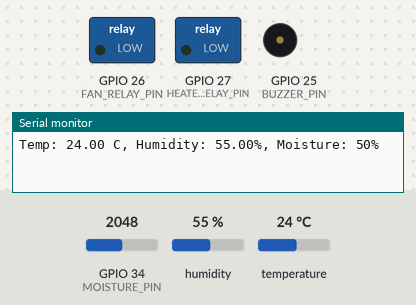
Simulated run of this sketch. Board: ESP32. Shown: switched loads named in the sketch (green lamp = pin HIGH), buzzer (waves = sounding, pin HIGH), the last lines printed to the serial monitor. The test bench sets the inputs (shaded band); at power-on: GPIO 34 (MOISTURE_PIN) = 2048, temperature 24 °C, humidity 55 %. WiFi joins after 1.5 s; servers stay silent unless stated.

Above: at 3.0 s.
3.1 s: GPIO 34 (MOISTURE_PIN) set to 2838
5.8 s: GPIO 34 (MOISTURE_PIN) set to 2942
At 6.2 s:
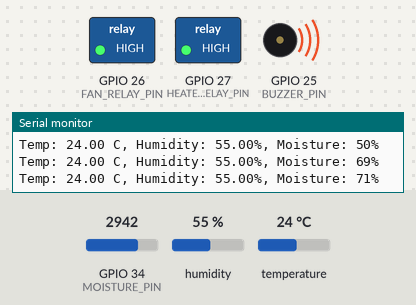
8.5 s: temperature set to 39.4 °C
11.2 s: temperature set to 40.3 °C
At 12.7 s:
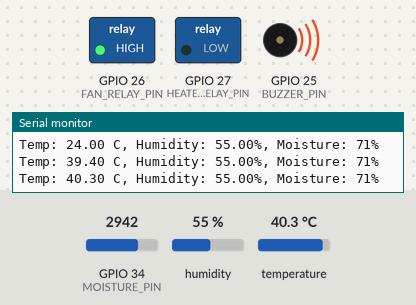
13.9 s: temperature set to 12 °C
At 16.2 s:
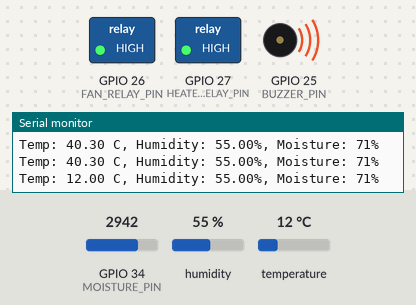
17.3 s: temperature set to 41 °C
At 19.2 s:
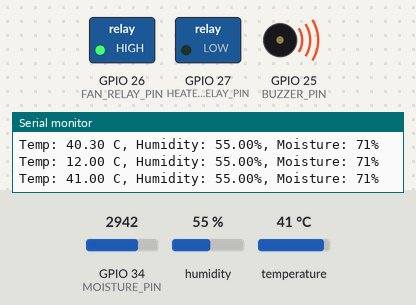
Timing chart, 0 to 20.7 s (numbered marks = the images above; inputs shaded):
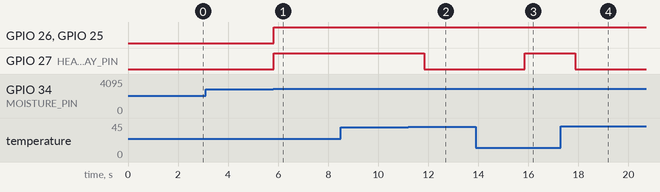

Measured:
- the behaviour switches between 2907 and 2908 on GPIO 34 (MOISTURE_PIN) (found by bisection; images 0 and 1)
- the behaviour switches between 39.9 and 40 °C on temperature (found by bisection; images 1 and 2)
- after the input at 5.8 s, GPIO 26 (FAN_RELAY_PIN), GPIO 27 (HEATER_RELAY_PIN), GPIO 25 (BUZZER_PIN): LOW → HIGH at once
- after the input at 11.2 s, GPIO 27 (HEATER_RELAY_PIN): HIGH → LOW after 0.65 s
- after the input at 13.9 s, GPIO 27 (HEATER_RELAY_PIN): LOW → HIGH after 2.0 s
- after the input at 17.3 s, GPIO 27 (HEATER_RELAY_PIN): HIGH → LOW after 0.57 s

The sketch:

code.ino
```cpp
#include <WiFi.h>
#include <BlynkSimpleEsp32.h>
#include <DHT.h>

// ========== CONFIGURATION ==========
#define DHTPIN 4          // DHT sensor pin
#define DHTTYPE DHT22     // DHT 22 (AM2302)
#define MOISTURE_PIN 34   // Moisture sensor analog pin
#define FAN_RELAY_PIN 26  // Fan relay control
#define HEATER_RELAY_PIN 27 // Heater relay control
#define BUZZER_PIN 25     // Buzzer

#define HUMIDITY_THRESHOLD 70  // Threshold for moisture
#define TEMP_THRESHOLD 40      // Max temp for safety (Celsius)

// Blynk auth token
char auth[] = "YOUR_BLYNK_AUTH_TOKEN";

// WiFi credentials
char ssid[] = "YOUR_WIFI_SSID";
char pass[] = "YOUR_WIFI_PASSWORD";

DHT dht(DHTPIN, DHTTYPE);

bool manualMode = false; // Manual/Automatic control

// ========== BLYNK VIRTUAL PINS ==========
#define VPIN_FAN V1
#define VPIN_HEATER V2
#define VPIN_MODE V3
#define VPIN_STATUS V4

BLYNK_WRITE(VPIN_FAN) {
  if (manualMode) {
    digitalWrite(FAN_RELAY_PIN, param.asInt());
  }
}

BLYNK_WRITE(VPIN_HEATER) {
  if (manualMode) {
    digitalWrite(HEATER_RELAY_PIN, param.asInt());
  }
}

BLYNK_WRITE(VPIN_MODE) {
  manualMode = param.asInt();
}

// ========== SETUP ==========
void setup() {
  Serial.begin(115200);
  dht.begin();

  pinMode(FAN_RELAY_PIN, OUTPUT);
  pinMode(HEATER_RELAY_PIN, OUTPUT);
  pinMode(BUZZER_PIN, OUTPUT);

  digitalWrite(FAN_RELAY_PIN, LOW);
  digitalWrite(HEATER_RELAY_PIN, LOW);
  digitalWrite(BUZZER_PIN, LOW);

  WiFi.begin(ssid, pass);
  Blynk.begin(auth, ssid, pass);
}

// ========== LOOP ==========
void loop() {
  Blynk.run();

  float humidity = dht.readHumidity();
  float temp = dht.readTemperature();
  int moisture = analogRead(MOISTURE_PIN);
  int moisturePercent = map(moisture, 0, 4095, 0, 100);

  Serial.print("Temp: "); Serial.print(temp); Serial.print(" C, ");
  Serial.print("Humidity: "); Serial.print(humidity); Serial.print("%, ");
  Serial.print("Moisture: "); Serial.print(moisturePercent); Serial.println("%");

  // Automatic control
  if (!manualMode) {
    // Fan control
    if (moisturePercent > HUMIDITY_THRESHOLD) {
      digitalWrite(FAN_RELAY_PIN, HIGH);
      digitalWrite(BUZZER_PIN, HIGH); // alert wet shoes
    } else {
      digitalWrite(FAN_RELAY_PIN, LOW);
      digitalWrite(BUZZER_PIN, LOW);
    }

    // Heater control (skip for leather)
    if (moisturePercent > HUMIDITY_THRESHOLD && temp < TEMP_THRESHOLD) {
      digitalWrite(HEATER_RELAY_PIN, HIGH);
    } else {
      digitalWrite(HEATER_RELAY_PIN, LOW);
    }
  }

  // Send data to Blynk
  Blynk.virtualWrite(VPIN_STATUS, moisturePercent);
  Blynk.virtualWrite(VPIN_FAN, digitalRead(FAN_RELAY_PIN));
  Blynk.virtualWrite(VPIN_HEATER, digitalRead(HEATER_RELAY_PIN));

  delay(2000); // Delay between readings
}
```
